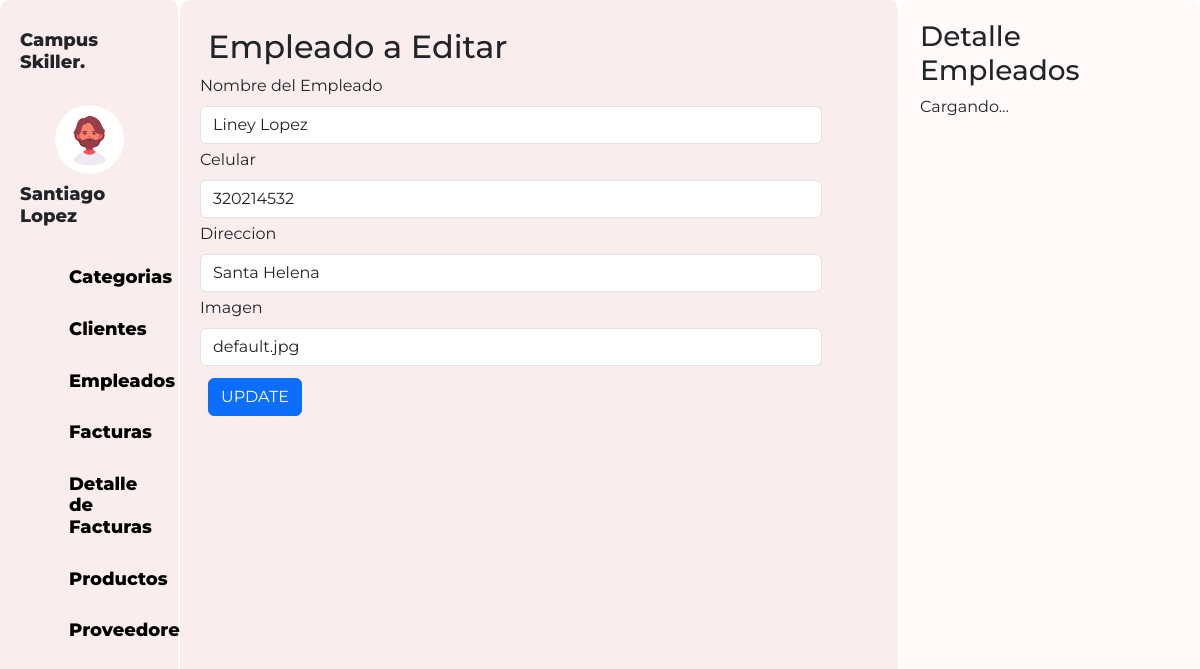
The app's page /Empleados/editarEmpleados.php?Empleados_ID=4 with its own data.
### tables this page shows
CREATE TABLE `empleados` (
  `Empleados_ID` int PRIMARY KEY AUTO_INCREMENT NOT NULL,
  `Nombre` varchar(60) NOT NULL,
  `Celular` bigint NOT NULL,
  `Direccion` varchar(60) NOT NULL,
  `Imagen` mediumblob NOT NULL
);

### Empleados/empleado.php (called while the page is built, shortened)
<?php
    class Empleado{
        private $Empleados_ID ;
        protected $dbCnx;
        public function __construct($Empleados_ID=0,$Nombre="",$Celular="",$Direccion="",$Imagen=""){
            $this->Empleados_ID = $Empleados_ID;
            $this->dbCnx = new PDO(DB_TYPE . ":host=" . DB_HOST . ";dbname=" . DB_NAME, DB_USER, DB_PWD, [PDO::ATTR_DEFAULT_FETCH_MODE => PDO::FETCH_ASSOC]);
        }
        public function setEmpleados_ID($Empleados_ID){
            $this->Empleados_ID = $Empleados_ID;
        }
        public function selectOne(){
            try {
                $stm = $this->dbCnx->prepare("SELECT * FROM empleados WHERE Empleados_ID=?");
                $stm->execute([$this->Empleados_ID]);
                return $stm->fetchAll();
            } catch (Exception $e) {
                $e -> getMessage();
            }
        }
    }
?>

### Empleados/editarEmpleados.php (the view, shortened to what this page needs)
<?php
    require_once("empleado.php");
    $data = new Empleado();
    $Empleados_ID = $_GET['Empleados_ID'];
    $data->setEmpleados_ID($Empleados_ID);
    $record = $data->selectOne();
    $val = $record[0];
    $imagenPath = "../images/";
    $imagenes = scandir($imagenPath);
?>
<!DOCTYPE html>
<html>
<head>
  <link rel="stylesheet" href="https://cdn.jsdelivr.net/npm/bootstrap-icons@1.10.5/font/bootstrap-icons.css%22%3E">
  <link href="https://cdn.jsdelivr.net/npm/bootstrap@5.3.0-alpha3/dist/css/bootstrap.min.css" rel="stylesheet"
>
  <link rel="stylesheet" type="text/css" href="../css/estudiantes.css">
</head>
<body>
  <div class="contenedor">
    <div class="parte-izquierda">
      <div class="perfil">
        <h3 style="margin-bottom: 2rem;">Campus Skiller.</h3>
        <img src="../images/Diseño sin título.png" alt="" class="imagenPerfil">
        <h3 >Santiago Lopez</h3>
      </div>
      <div class="menus">
        <a href="../Categorias/categorias.php" style="display: flex;gap:1px;">
          <h3 style="margin: 0px;font-weight: 800;">Categorias</h3>
        </a>
        <a href="../Clientes/clientes.php" style="display: flex;gap:1px;">
          <h3 style="margin: 0px;font-weight: 800;">Clientes</h3>
        </a>
        <a href="../Empleados/empleados.php" style="display: flex;gap:1px;">
          <h3 style="margin: 0px;font-weight: 800;">Empleados</h3>
        </a>
        <a href="../Facturas/facturas.php" style="display: flex;gap:1px;">
          <h3 style="margin: 0px;font-weight: 800;">Facturas</h3>
        </a>
        <a href="../Detalles/detalles.php" style="display: flex;gap:1px;">
          <h3 style="margin: 0px;font-weight: 800;">Detalle de Facturas</h3>
        </a>
        <a href="../Productos/productos.php" style="display: flex;gap:1px;">
          <h3 style="margin: 0px;font-weight: 800;">Productos</h3>
        </a>
        <a href="../Proveedores/proveedores.php" style="display: flex;gap:1px;">
          <h3 style="margin: 0px;font-weight: 800;">Proveedores</h3>
        </a>
      </div>
    </div>
<div class="parte-media">
        <h2 class="m-2">Empleado a Editar</h2>
      <div class="menuTabla contenedor2">
      <form class="col d-flex flex-wrap" action=""  method="post">
              <div class="mb-1 col-11">
                <label for="nombresEmpleado" class="form-label">Nombre del Empleado</label>
                <input
                  type="text"
                  id="nombresEmpleado"
                  name="nombresEmpleado"
                  class="form-control"
                  value="<?php echo $val["Nombre"]?>"
                />
              </div>
              <div class="mb-1 col-11">
                <label for="celularEmpleado" class="form-label">Celular</label>
                <input
                  type="number"
                  id="celularEmpleado"
                  name="celularEmpleado"
                  class="form-control"
                  value="<?php echo $val["Celular"] ?>"
                />
              </div>
              <div class="mb-1 col-11">
                <label for="direccionEmpleado" class="form-label">Direccion</label>
                <input
                  type="text"
                  id="direccionEmpleado"
                  name="direccionEmpleado"
                  class="form-control"
                  value="<?php echo $val["Direccion"] ?>"
                />
              </div>
              <div class="mb-1 col-11">
                <label for="imagenesEmpleado" class="form-label">Imagen</label>
                <select id="imagenesEmpleado" name="imagenesEmpleado" class="form-control">
                  <?php foreach ($imagenes as $imagen): ?>
                    <option value="<?php echo $imagen; ?>" <?php echo ($val['Imagen'] == $imagen) ? 'selected' : ''; ?>><?php echo $imagen; ?></option>
                  <?php endforeach; ?>
                </select>
              </div>
              <div class=" col-12 m-2">
                <input type="submit" class="btn btn-primary" value="UPDATE" name="editar"/>
              </div>
            </form>
      </div>
    </div>
<div class="parte-derecho " id="detalles">
      <h3>Detalle Empleados</h3>
      <p>Cargando...</p>
    </div>
  </div>
</body>
</html>

### css/estudiantes.css (style rules this page uses)
body { font-family: 'Montserrat', sans-serif; height: 100%; overflow: hidden; }
.contenedor { display: flex; flex-direction: row; height: 100vh; margin: 0; }
.contenedor2 { overflow: auto; height: calc(100vh - 100px); }
.parte-media { background-color: #faeded; width: 60%; padding: 20px; border-radius: 10px; border-right: 2px solid rgb(255, 255, 255); }
.parte-derecho { background-color: #fff9f9; width: 25%; padding: 20px; border-radius: 10px; }
.imagenPerfil { border-radius: 100%; width: 50%; height: 50%; }
.perfil { display: flex; justify-content: center; align-items: center; flex-direction: column; font-size:large; font-weight: 800; }
.perfil h3 { font-size:large; font-weight: 800; margin-top: 10px; }
a { text-decoration: none; font-weight: lighter; color: black; }
.menus { padding-left: 2rem; margin-top: 2rem; display: flex; flex-direction: column; justify-content: center; gap: 30px; }
.menus h3 { font-weight: lighter; font-size:large }
.parte-izquierda { background-color: #faeded; width: 15%; border-right: 2px solid rgb(255, 255, 255); padding: 20px; border-radius: 10px; }

### records on screen
empleados: nombresEmpleado "Liney Lopez", celularEmpleado "320214532", direccionEmpleado "Santa Helena", imagenesEmpleado "default.jpg"
